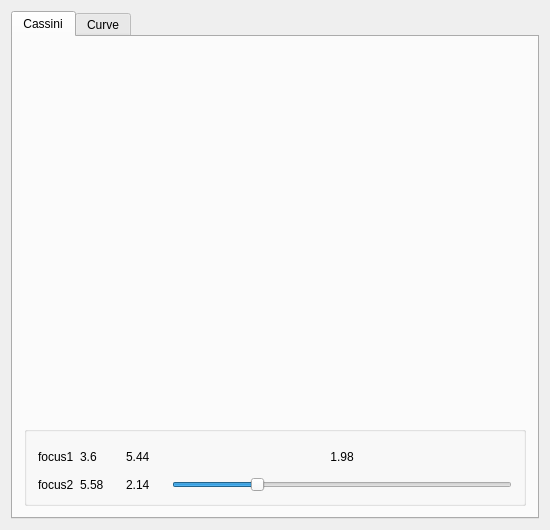
<?xml version="1.0" encoding="UTF-8"?>
<ui version="4.0">
 <class>MainWindow</class>
 <widget class="QMainWindow" name="MainWindow">
  <property name="geometry">
   <rect>
    <x>0</x>
    <y>0</y>
    <width>550</width>
    <height>530</height>
   </rect>
  </property>
  <property name="windowTitle">
   <string>FIT0201ANISUTINA_Plotter</string>
  </property>
  <widget class="QWidget" name="centralWidget">
   <layout class="QGridLayout" name="gridLayout">
    <item row="0" column="0">
     <widget class="QTabWidget" name="tabWidget">
      <property name="currentIndex">
       <number>0</number>
      </property>
      <widget class="QWidget" name="cassiniTab">
       <attribute name="title">
        <string>Cassini</string>
       </attribute>
       <layout class="QGridLayout" name="gridLayout_2">
        <item row="0" column="0">
         <widget class="CassiniWidget" name="cassiniPlotWg" native="true"/>
        </item>
        <item row="1" column="0">
         <widget class="QGroupBox" name="controlPanelCas">
          <property name="maximumSize">
           <size>
            <width>16777215</width>
            <height>80</height>
           </size>
          </property>
          <property name="title">
           <string/>
          </property>
          <layout class="QGridLayout" name="gridLayout_4">
           <item row="1" column="0">
            <widget class="QLabel" name="focus1Lbl">
             <property name="text">
              <string>focus1</string>
             </property>
            </widget>
           </item>
           <item row="2" column="0">
            <widget class="QLabel" name="focus2Lbl">
             <property name="text">
              <string>focus2</string>
             </property>
            </widget>
           </item>
           <item row="1" column="1">
            <widget class="QLabel" name="foc1X">
             <property name="sizePolicy">
              <sizepolicy hsizetype="Fixed" vsizetype="Preferred">
               <horstretch>0</horstretch>
               <verstretch>0</verstretch>
              </sizepolicy>
             </property>
             <property name="minimumSize">
              <size>
               <width>20</width>
               <height>0</height>
              </size>
             </property>
             <property name="baseSize">
              <size>
               <width>0</width>
               <height>0</height>
              </size>
             </property>
             <property name="text">
              <string>3.6</string>
             </property>
            </widget>
           </item>
           <item row="2" column="2">
            <widget class="QLabel" name="foc2Y">
             <property name="sizePolicy">
              <sizepolicy hsizetype="Fixed" vsizetype="Preferred">
               <horstretch>0</horstretch>
               <verstretch>0</verstretch>
              </sizepolicy>
             </property>
             <property name="minimumSize">
              <size>
               <width>40</width>
               <height>0</height>
              </size>
             </property>
             <property name="text">
              <string>2.14</string>
             </property>
            </widget>
           </item>
           <item row="1" column="2">
            <widget class="QLabel" name="foc1Y">
             <property name="minimumSize">
              <size>
               <width>20</width>
               <height>0</height>
              </size>
             </property>
             <property name="text">
              <string>5.44</string>
             </property>
            </widget>
           </item>
           <item row="2" column="1">
            <widget class="QLabel" name="foc2X">
             <property name="sizePolicy">
              <sizepolicy hsizetype="Fixed" vsizetype="Preferred">
               <horstretch>0</horstretch>
               <verstretch>0</verstretch>
              </sizepolicy>
             </property>
             <property name="minimumSize">
              <size>
               <width>40</width>
               <height>0</height>
              </size>
             </property>
             <property name="text">
              <string>5.58</string>
             </property>
            </widget>
           </item>
           <item row="1" column="3">
            <widget class="QLabel" name="radiusValue">
             <property name="minimumSize">
              <size>
               <width>10</width>
               <height>0</height>
              </size>
             </property>
             <property name="layoutDirection">
              <enum>Qt::RightToLeft</enum>
             </property>
             <property name="text">
              <string>1.98</string>
             </property>
             <property name="alignment">
              <set>Qt::AlignCenter</set>
             </property>
            </widget>
           </item>
           <item row="2" column="3">
            <widget class="QSlider" name="radiusSlider">
             <property name="minimum">
              <number>5</number>
             </property>
             <property name="maximum">
              <number>400</number>
             </property>
             <property name="value">
              <number>100</number>
             </property>
             <property name="sliderPosition">
              <number>100</number>
             </property>
             <property name="orientation">
              <enum>Qt::Horizontal</enum>
             </property>
            </widget>
           </item>
          </layout>
         </widget>
        </item>
       </layout>
      </widget>
      <widget class="QWidget" name="curveTab">
       <attribute name="title">
        <string>Curve</string>
       </attribute>
       <layout class="QGridLayout" name="gridLayout_3">
        <item row="0" column="0">
         <widget class="CurveWidget" name="curvePlotWg" native="true">
          <property name="cursor">
           <cursorShape>CrossCursor</cursorShape>
          </property>
         </widget>
        </item>
        <item row="1" column="0">
         <widget class="QGroupBox" name="groupBox">
          <property name="maximumSize">
           <size>
            <width>16777215</width>
            <height>80</height>
           </size>
          </property>
          <property name="title">
           <string/>
          </property>
          <layout class="QGridLayout" name="gridLayout_5">
           <item row="0" column="0">
            <widget class="QLabel" name="stepLabel">
             <property name="enabled">
              <bool>true</bool>
             </property>
             <property name="minimumSize">
              <size>
               <width>0</width>
               <height>16</height>
              </size>
             </property>
             <property name="text">
              <string>step</string>
             </property>
            </widget>
           </item>
           <item row="0" column="1">
            <widget class="QLabel" name="stepValue">
             <property name="minimumSize">
              <size>
               <width>0</width>
               <height>16</height>
              </size>
             </property>
             <property name="text">
              <string>25</string>
             </property>
            </widget>
           </item>
           <item row="3" column="0" rowspan="2">
            <widget class="QPushButton" name="resetScaleButton">
             <property name="palette">
              <palette>
               <active>
                <colorrole role="WindowText">
                 <brush brushstyle="SolidPattern">
                  <color alpha="255">
                   <red>0</red>
                   <green>0</green>
                   <blue>0</blue>
                  </color>
                 </brush>
                </colorrole>
                <colorrole role="Button">
                 <brush brushstyle="SolidPattern">
                  <color alpha="255">
                   <red>210</red>
                   <green>240</green>
                   <blue>189</blue>
                  </color>
                 </brush>
                </colorrole>
                <colorrole role="Light">
                 <brush brushstyle="SolidPattern">
                  <color alpha="255">
                   <red>255</red>
                   <green>255</green>
                   <blue>255</blue>
                  </color>
                 </brush>
                </colorrole>
                <colorrole role="Midlight">
                 <brush brushstyle="SolidPattern">
                  <color alpha="255">
                   <red>232</red>
                   <green>247</green>
                   <blue>222</blue>
                  </color>
                 </brush>
                </colorrole>
                <colorrole role="Dark">
                 <brush brushstyle="SolidPattern">
                  <color alpha="255">
                   <red>105</red>
                   <green>120</green>
                   <blue>94</blue>
                  </color>
                 </brush>
                </colorrole>
                <colorrole role="Mid">
                 <brush brushstyle="SolidPattern">
                  <color alpha="255">
                   <red>140</red>
                   <green>160</green>
                   <blue>126</blue>
                  </color>
                 </brush>
                </colorrole>
                <colorrole role="Text">
                 <brush brushstyle="SolidPattern">
                  <color alpha="255">
                   <red>0</red>
                   <green>0</green>
                   <blue>0</blue>
                  </color>
                 </brush>
                </colorrole>
                <colorrole role="BrightText">
                 <brush brushstyle="SolidPattern">
                  <color alpha="255">
                   <red>255</red>
                   <green>255</green>
                   <blue>255</blue>
                  </color>
                 </brush>
                </colorrole>
                <colorrole role="ButtonText">
                 <brush brushstyle="SolidPattern">
                  <color alpha="255">
                   <red>0</red>
                   <green>0</green>
                   <blue>0</blue>
                  </color>
                 </brush>
                </colorrole>
                <colorrole role="Base">
                 <brush brushstyle="SolidPattern">
                  <color alpha="255">
                   <red>255</red>
                   <green>255</green>
                   <blue>255</blue>
                  </color>
                 </brush>
                </colorrole>
                <colorrole role="Window">
                 <brush brushstyle="SolidPattern">
                  <color alpha="255">
                   <red>210</red>
                   <green>240</green>
                   <blue>189</blue>
                  </color>
                 </brush>
                </colorrole>
                <colorrole role="Shadow">
                 <brush brushstyle="SolidPattern">
                  <color alpha="255">
                   <red>0</red>
                   <green>0</green>
                   <blue>0</blue>
                  </color>
                 </brush>
                </colorrole>
                <colorrole role="AlternateBase">
                 <brush brushstyle="SolidPattern">
                  <color alpha="255">
                   <red>232</red>
                   <green>247</green>
                   <blue>222</blue>
                  </color>
                 </brush>
                </colorrole>
                <colorrole role="ToolTipBase">
                 <brush brushstyle="SolidPattern">
                  <color alpha="255">
                   <red>255</red>
                   <green>255</green>
                   <blue>220</blue>
                  </color>
                 </brush>
                </colorrole>
                <colorrole role="ToolTipText">
                 <brush brushstyle="SolidPattern">
                  <color alpha="255">
                   <red>0</red>
                   <green>0</green>
                   <blue>0</blue>
                  </color>
                 </brush>
                </colorrole>
               </active>
               <inactive>
                <colorrole role="WindowText">
                 <brush brushstyle="SolidPattern">
                  <color alpha="255">
                   <red>0</red>
                   <green>0</green>
                   <blue>0</blue>
                  </color>
                 </brush>
                </colorrole>
                <colorrole role="Button">
                 <brush brushstyle="SolidPattern">
                  <color alpha="255">
                   <red>210</red>
                   <green>240</green>
                   <blue>189</blue>
                  </color>
                 </brush>
                </colorrole>
                <colorrole role="Light">
                 <brush brushstyle="SolidPattern">
                  <color alpha="255">
                   <red>255</red>
                   <green>255</green>
                   <blue>255</blue>
                  </color>
                 </brush>
                </colorrole>
                <colorrole role="Midlight">
                 <brush brushstyle="SolidPattern">
                  <color alpha="255">
                   <red>232</red>
                   <green>247</green>
                   <blue>222</blue>
                  </color>
                 </brush>
                </colorrole>
                <colorrole role="Dark">
                 <brush brushstyle="SolidPattern">
                  <color alpha="255">
                   <red>105</red>
                   <green>120</green>
                   <blue>94</blue>
                  </color>
                 </brush>
                </colorrole>
                <colorrole role="Mid">
                 <brush brushstyle="SolidPattern">
                  <color alpha="255">
                   <red>140</red>
                   <green>160</green>
                   <blue>126</blue>
                  </color>
                 </brush>
                </colorrole>
                <colorrole role="Text">
                 <brush brushstyle="SolidPattern">
                  <color alpha="255">
                   <red>0</red>
                   <green>0</green>
                   <blue>0</blue>
                  </color>
                 </brush>
                </colorrole>
                <colorrole role="BrightText">
                 <brush brushstyle="SolidPattern">
                  <color alpha="255">
                   <red>255</red>
                   <green>255</green>
                   <blue>255</blue>
                  </color>
                 </brush>
                </colorrole>
                <colorrole role="ButtonText">
                 <brush brushstyle="SolidPattern">
                  <color alpha="255">
                   <red>0</red>
                   <green>0</green>
                   <blue>0</blue>
                  </color>
                 </brush>
                </colorrole>
                <colorrole role="Base">
                 <brush brushstyle="SolidPattern">
                  <color alpha="255">
                   <red>255</red>
                   <green>255</green>
                   <blue>255</blue>
                  </color>
                 </brush>
                </colorrole>
                <colorrole role="Window">
                 <brush brushstyle="SolidPattern">
                  <color alpha="255">
                   <red>210</red>
                   <green>240</green>
                   <blue>189</blue>
                  </color>
                 </brush>
                </colorrole>
                <colorrole role="Shadow">
                 <brush brushstyle="SolidPattern">
                  <color alpha="255">
                   <red>0</red>
                   <green>0</green>
                   <blue>0</blue>
                  </color>
                 </brush>
                </colorrole>
                <colorrole role="AlternateBase">
                 <brush brushstyle="SolidPattern">
                  <color alpha="255">
                   <red>232</red>
                   <green>247</green>
                   <blue>222</blue>
                  </color>
                 </brush>
                </colorrole>
                <colorrole role="ToolTipBase">
                 <brush brushstyle="SolidPattern">
                  <color alpha="255">
                   <red>255</red>
                   <green>255</green>
                   <blue>220</blue>
                  </color>
                 </brush>
                </colorrole>
                <colorrole role="ToolTipText">
                 <brush brushstyle="SolidPattern">
                  <color alpha="255">
                   <red>0</red>
                   <green>0</green>
                   <blue>0</blue>
                  </color>
                 </brush>
                </colorrole>
               </inactive>
               <disabled>
                <colorrole role="WindowText">
                 <brush brushstyle="SolidPattern">
                  <color alpha="255">
                   <red>105</red>
                   <green>120</green>
                   <blue>94</blue>
                  </color>
                 </brush>
                </colorrole>
                <colorrole role="Button">
                 <brush brushstyle="SolidPattern">
                  <color alpha="255">
                   <red>210</red>
                   <green>240</green>
                   <blue>189</blue>
                  </color>
                 </brush>
                </colorrole>
                <colorrole role="Light">
                 <brush brushstyle="SolidPattern">
                  <color alpha="255">
                   <red>255</red>
                   <green>255</green>
                   <blue>255</blue>
                  </color>
                 </brush>
                </colorrole>
                <colorrole role="Midlight">
                 <brush brushstyle="SolidPattern">
                  <color alpha="255">
                   <red>232</red>
                   <green>247</green>
                   <blue>222</blue>
                  </color>
                 </brush>
                </colorrole>
                <colorrole role="Dark">
                 <brush brushstyle="SolidPattern">
                  <color alpha="255">
                   <red>105</red>
                   <green>120</green>
                   <blue>94</blue>
                  </color>
                 </brush>
                </colorrole>
                <colorrole role="Mid">
                 <brush brushstyle="SolidPattern">
                  <color alpha="255">
                   <red>140</red>
                   <green>160</green>
                   <blue>126</blue>
                  </color>
                 </brush>
                </colorrole>
                <colorrole role="Text">
                 <brush brushstyle="SolidPattern">
                  <color alpha="255">
                   <red>105</red>
                   <green>120</green>
                   <blue>94</blue>
                  </color>
                 </brush>
                </colorrole>
                <colorrole role="BrightText">
                 <brush brushstyle="SolidPattern">
                  <color alpha="255">
                   <red>255</red>
                   <green>255</green>
                   <blue>255</blue>
                  </color>
                 </brush>
                </colorrole>
                <colorrole role="ButtonText">
                 <brush brushstyle="SolidPattern">
                  <color alpha="255">
                   <red>105</red>
                   <green>120</green>
                   <blue>94</blue>
                  </color>
                 </brush>
                </colorrole>
                <colorrole role="Base">
                 <brush brushstyle="SolidPattern">
                  <color alpha="255">
                   <red>210</red>
                   <green>240</green>
                   <blue>189</blue>
                  </color>
                 </brush>
                </colorrole>
                <colorrole role="Window">
                 <brush brushstyle="SolidPattern">
                  <color alpha="255">
                   <red>210</red>
                   <green>240</green>
                   <blue>189</blue>
                  </color>
                 </brush>
                </colorrole>
                <colorrole role="Shadow">
                 <brush brushstyle="SolidPattern">
                  <color alpha="255">
                   <red>0</red>
                   <green>0</green>
                   <blue>0</blue>
                  </color>
                 </brush>
                </colorrole>
                <colorrole role="AlternateBase">
                 <brush brushstyle="SolidPattern">
                  <color alpha="255">
                   <red>210</red>
                   <green>240</green>
                   <blue>189</blue>
                  </color>
                 </brush>
                </colorrole>
                <colorrole role="ToolTipBase">
                 <brush brushstyle="SolidPattern">
                  <color alpha="255">
                   <red>255</red>
                   <green>255</green>
                   <blue>220</blue>
                  </color>
                 </brush>
                </colorrole>
                <colorrole role="ToolTipText">
                 <brush brushstyle="SolidPattern">
                  <color alpha="255">
                   <red>0</red>
                   <green>0</green>
                   <blue>0</blue>
                  </color>
                 </brush>
                </colorrole>
               </disabled>
              </palette>
             </property>
             <property name="autoFillBackground">
              <bool>true</bool>
             </property>
             <property name="text">
              <string>reset scale</string>
             </property>
            </widget>
           </item>
           <item row="1" column="0" rowspan="2">
            <widget class="QLabel" name="scaleLabel">
             <property name="text">
              <string>scale</string>
             </property>
            </widget>
           </item>
           <item row="1" column="1">
            <widget class="QLabel" name="scaleValue">
             <property name="minimumSize">
              <size>
               <width>0</width>
               <height>16</height>
              </size>
             </property>
             <property name="text">
              <string>1.0</string>
             </property>
            </widget>
           </item>
           <item row="3" column="2">
            <spacer name="horizontalSpacer">
             <property name="orientation">
              <enum>Qt::Horizontal</enum>
             </property>
             <property name="sizeHint" stdset="0">
              <size>
               <width>40</width>
               <height>20</height>
              </size>
             </property>
            </spacer>
           </item>
          </layout>
         </widget>
        </item>
       </layout>
      </widget>
     </widget>
    </item>
   </layout>
  </widget>
 </widget>
 <layoutdefault spacing="6" margin="11"/>
 <customwidgets>
  <customwidget>
   <class>CassiniWidget</class>
   <extends>QWidget</extends>
   <header>cassiniwidget.h</header>
   <container>1</container>
  </customwidget>
  <customwidget>
   <class>CurveWidget</class>
   <extends>QWidget</extends>
   <header>curvewidget.h</header>
   <container>1</container>
  </customwidget>
 </customwidgets>
 <resources/>
 <connections>
  <connection>
   <sender>radiusSlider</sender>
   <signal>valueChanged(int)</signal>
   <receiver>radiusValue</receiver>
   <slot>setNum(int)</slot>
   <hints>
    <hint type="sourcelabel">
     <x>264</x>
     <y>486</y>
    </hint>
    <hint type="destinationlabel">
     <x>517</x>
     <y>486</y>
    </hint>
   </hints>
  </connection>
 </connections>
</ui>
